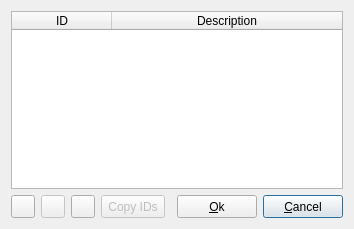
<?xml version="1.0" encoding="UTF-8"?>
<ui version="4.0">
 <class>CustomIDSetup</class>
 <widget class="QDialog" name="CustomIDSetup">
  <property name="geometry">
   <rect>
    <x>0</x>
    <y>0</y>
    <width>335</width>
    <height>229</height>
   </rect>
  </property>
  <property name="windowTitle">
   <string>Setup custom IDs</string>
  </property>
  <layout class="QGridLayout" name="gridLayout">
   <item row="1" column="0">
    <widget class="QToolButton" name="toolButtonAddID">
     <property name="sizePolicy">
      <sizepolicy hsizetype="Fixed" vsizetype="Minimum">
       <horstretch>0</horstretch>
       <verstretch>0</verstretch>
      </sizepolicy>
     </property>
     <property name="toolTip">
      <string>Add a new ID</string>
     </property>
     <property name="text">
      <string/>
     </property>
     <property name="icon">
      <iconset resource="qmc2.qrc">
       <normaloff>:/data/img/plus.png</normaloff>:/data/img/plus.png</iconset>
     </property>
    </widget>
   </item>
   <item row="1" column="6">
    <widget class="QPushButton" name="pushButtonCancel">
     <property name="sizePolicy">
      <sizepolicy hsizetype="Fixed" vsizetype="Minimum">
       <horstretch>0</horstretch>
       <verstretch>0</verstretch>
      </sizepolicy>
     </property>
     <property name="toolTip">
      <string>Cancel ID customization and close dialog</string>
     </property>
     <property name="text">
      <string>&amp;Cancel</string>
     </property>
     <property name="icon">
      <iconset resource="qmc2.qrc">
       <normaloff>:/data/img/no.png</normaloff>:/data/img/no.png</iconset>
     </property>
    </widget>
   </item>
   <item row="1" column="4">
    <spacer name="horizontalSpacer">
     <property name="orientation">
      <enum>Qt::Horizontal</enum>
     </property>
     <property name="sizeHint" stdset="0">
      <size>
       <width>0</width>
       <height>20</height>
      </size>
     </property>
    </spacer>
   </item>
   <item row="1" column="5">
    <widget class="QPushButton" name="pushButtonOk">
     <property name="sizePolicy">
      <sizepolicy hsizetype="Fixed" vsizetype="Minimum">
       <horstretch>0</horstretch>
       <verstretch>0</verstretch>
      </sizepolicy>
     </property>
     <property name="toolTip">
      <string>Accept customized IDs and close dialog</string>
     </property>
     <property name="text">
      <string>&amp;Ok</string>
     </property>
     <property name="icon">
      <iconset resource="qmc2.qrc">
       <normaloff>:/data/img/yes.png</normaloff>:/data/img/yes.png</iconset>
     </property>
    </widget>
   </item>
   <item row="1" column="3">
    <widget class="QToolButton" name="toolButtonCopyIDs">
     <property name="enabled">
      <bool>false</bool>
     </property>
     <property name="sizePolicy">
      <sizepolicy hsizetype="Fixed" vsizetype="Minimum">
       <horstretch>0</horstretch>
       <verstretch>0</verstretch>
      </sizepolicy>
     </property>
     <property name="toolTip">
      <string>Copy IDs from another foreign emulator (if any)</string>
     </property>
     <property name="text">
      <string>Copy IDs</string>
     </property>
     <property name="popupMode">
      <enum>QToolButton::InstantPopup</enum>
     </property>
     <property name="toolButtonStyle">
      <enum>Qt::ToolButtonTextBesideIcon</enum>
     </property>
    </widget>
   </item>
   <item row="1" column="1">
    <widget class="QToolButton" name="toolButtonRemoveID">
     <property name="enabled">
      <bool>false</bool>
     </property>
     <property name="sizePolicy">
      <sizepolicy hsizetype="Fixed" vsizetype="Minimum">
       <horstretch>0</horstretch>
       <verstretch>0</verstretch>
      </sizepolicy>
     </property>
     <property name="toolTip">
      <string>Remove the currently selected ID</string>
     </property>
     <property name="text">
      <string/>
     </property>
     <property name="icon">
      <iconset resource="qmc2.qrc">
       <normaloff>:/data/img/minus.png</normaloff>:/data/img/minus.png</iconset>
     </property>
    </widget>
   </item>
   <item row="0" column="0" colspan="7">
    <widget class="QTableWidget" name="tableWidgetCustomIDs">
     <property name="toolTip">
      <string>Edit custom IDs for this emulator (double-click an item to edit)</string>
     </property>
     <property name="editTriggers">
      <set>QAbstractItemView::AnyKeyPressed|QAbstractItemView::DoubleClicked|QAbstractItemView::EditKeyPressed|QAbstractItemView::SelectedClicked</set>
     </property>
     <property name="selectionMode">
      <enum>QAbstractItemView::SingleSelection</enum>
     </property>
     <property name="selectionBehavior">
      <enum>QAbstractItemView::SelectRows</enum>
     </property>
     <property name="textElideMode">
      <enum>Qt::ElideMiddle</enum>
     </property>
     <property name="showGrid">
      <bool>true</bool>
     </property>
     <property name="wordWrap">
      <bool>false</bool>
     </property>
     <property name="cornerButtonEnabled">
      <bool>false</bool>
     </property>
     <attribute name="horizontalHeaderStretchLastSection">
      <bool>true</bool>
     </attribute>
     <attribute name="verticalHeaderVisible">
      <bool>false</bool>
     </attribute>
     <column>
      <property name="text">
       <string>ID</string>
      </property>
     </column>
     <column>
      <property name="text">
       <string>Description</string>
      </property>
     </column>
    </widget>
   </item>
   <item row="1" column="2">
    <widget class="QToolButton" name="toolButtonSort">
     <property name="sizePolicy">
      <sizepolicy hsizetype="Fixed" vsizetype="Minimum">
       <horstretch>0</horstretch>
       <verstretch>0</verstretch>
      </sizepolicy>
     </property>
     <property name="toolTip">
      <string>Enable / disable sorting</string>
     </property>
     <property name="icon">
      <iconset resource="qmc2.qrc">
       <normaloff>:/data/img/sort.png</normaloff>:/data/img/sort.png</iconset>
     </property>
     <property name="checkable">
      <bool>true</bool>
     </property>
     <property name="checked">
      <bool>false</bool>
     </property>
    </widget>
   </item>
  </layout>
 </widget>
 <tabstops>
  <tabstop>tableWidgetCustomIDs</tabstop>
  <tabstop>toolButtonAddID</tabstop>
  <tabstop>toolButtonRemoveID</tabstop>
  <tabstop>toolButtonSort</tabstop>
  <tabstop>toolButtonCopyIDs</tabstop>
  <tabstop>pushButtonOk</tabstop>
  <tabstop>pushButtonCancel</tabstop>
 </tabstops>
 <resources>
  <include location="qmc2.qrc"/>
 </resources>
 <connections>
  <connection>
   <sender>pushButtonCancel</sender>
   <signal>clicked()</signal>
   <receiver>CustomIDSetup</receiver>
   <slot>reject()</slot>
   <hints>
    <hint type="sourcelabel">
     <x>323</x>
     <y>224</y>
    </hint>
    <hint type="destinationlabel">
     <x>473</x>
     <y>428</y>
    </hint>
   </hints>
  </connection>
  <connection>
   <sender>pushButtonOk</sender>
   <signal>clicked()</signal>
   <receiver>CustomIDSetup</receiver>
   <slot>accept()</slot>
   <hints>
    <hint type="sourcelabel">
     <x>242</x>
     <y>224</y>
    </hint>
    <hint type="destinationlabel">
     <x>171</x>
     <y>424</y>
    </hint>
   </hints>
  </connection>
 </connections>
</ui>
